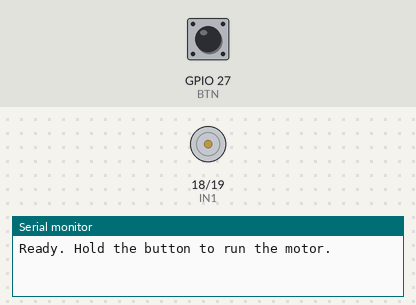
The sketch below on a simulated ESP32. On the bench: motor-driver pin pairs drawn as motors (green arrow = first pin HIGH = forward, orange = second pin HIGH = backward, longer = more drive, scaled by the enable pin), the last lines printed to the serial monitor. The test bench sets the inputs (shaded band); at power-on: GPIO 27 (BTN) HIGH.

Above: at 1.2 s.
1.3 s: GPIO 27 (BTN) pulled LOW for 0.15 s
At 1.38 s:
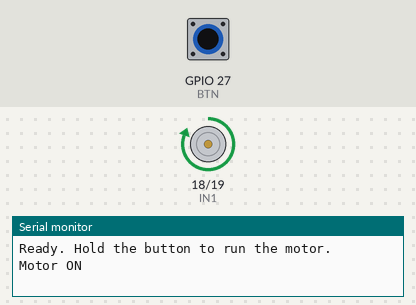
2.9 s: GPIO 27 (BTN) pulled LOW for 3.2 s
At 7.2 s:
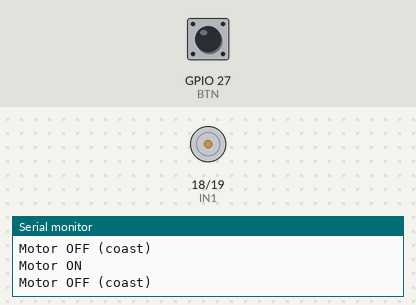
Timing chart, 0 to 8.7 s (numbered marks = the images above; inputs shaded):
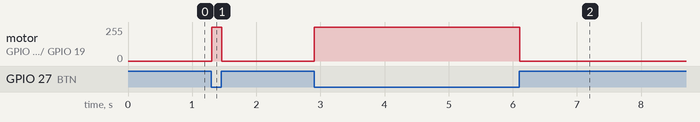

Measured:
- after the input at 1.3 s, motor on GPIO 18 (IN1) / GPIO 19 (IN2): stopped → forward 255/255 at once, → stopped 0.16 s later
- after the input at 2.9 s, motor on GPIO 18 (IN1) / GPIO 19 (IN2): stopped → forward 255/255 at once, → stopped 3.2 s later

The sketch:

Laboratory_6.ino
```cpp
#include <Arduino.h>

const uint8_t ENA = 23;
const uint8_t IN1 = 18;
const uint8_t IN2 = 19;
const uint8_t BTN = 27;

bool lastPressed = false;

void setup() {
  Serial.begin(115200);

  pinMode(ENA, OUTPUT);
  pinMode(IN1, OUTPUT);
  pinMode(IN2, OUTPUT);
  pinMode(BTN, INPUT_PULLUP);

  digitalWrite(ENA, LOW);
  digitalWrite(IN1, LOW);
  digitalWrite(IN2, LOW);

  Serial.println("Ready. Hold the button to run the motor.");
}

void loop() {
  const bool pressed = (digitalRead(BTN) == LOW);

  if (pressed != lastPressed) {
    lastPressed = pressed;

    if (pressed) {
      digitalWrite(IN1, HIGH);
      digitalWrite(IN2, LOW);
      digitalWrite(ENA, HIGH);
      Serial.println("Motor ON");
    } else {
      digitalWrite(ENA, LOW);
      digitalWrite(IN1, LOW);
      digitalWrite(IN2, LOW);
      Serial.println("Motor OFF (coast)");
    }
  }

  delay(20);
}
```
